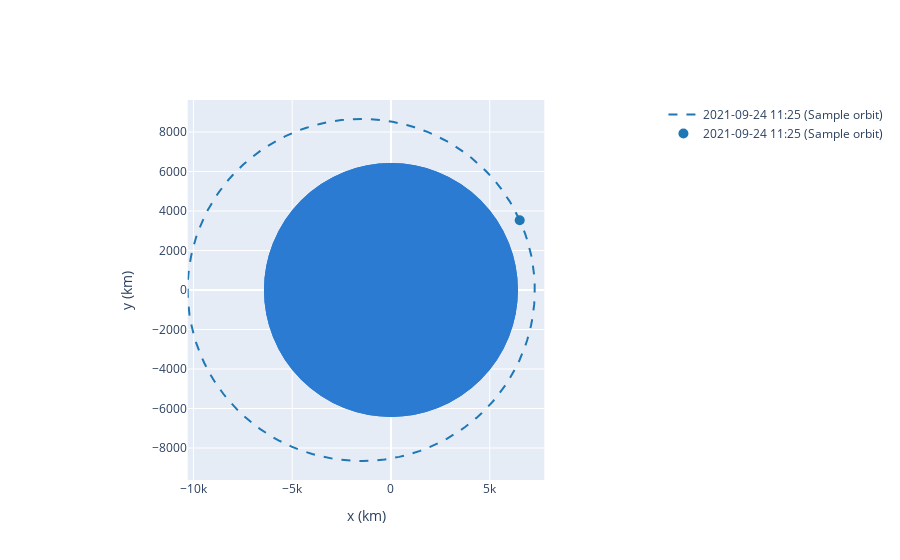

This figure's notebook cell:
### Code cell
ss.plot(label="Sample orbit", interactive=True)

### Figure 1 — Plotly figure (JSON) as saved in the notebook; plotly's stock layout.template omitted (floating-point values rounded to 4 significant figures; data arrays with more than 128 entries replaced by an {"elided": "..."} marker saying what was removed)
{"data": [{"hoverinfo": "none", "line": {"color": "rgb(31, 119, 180)", "dash": "dash", "width": 2}, "mode": "lines", "name": "2021-09-24 11:25 (Sample orbit)", "type": "scatter", "x": {"elided": "150 float values"}, "y": {"elided": "150 float values"}}, {"marker": {"color": "rgb(31, 119, 180)", "size": 10}, "mode": "markers", "name": "2021-09-24 11:25 (Sample orbit)", "type": "scatter", "x": [6519.0], "y": [3532.0]}], "layout": {"autosize": true, "shapes": [{"fillcolor": "#2a7bd1", "line": {"color": "#2a7bd1"}, "opacity": 1, "type": "circle", "x0": -6378.0, "x1": 6378.0, "xref": "x", "y0": -6378.0, "y1": 6378.0, "yref": "y"}, {"fillcolor": "#2a7bd1", "line": {"color": "#2a7bd1"}, "opacity": 1, "type": "circle", "x0": -6378.0, "x1": 6378.0, "xref": "x", "y0": -6378.0, "y1": 6378.0, "yref": "y"}], "xaxis": {"constrain": "domain", "title": {"text": "x (km)"}}, "yaxis": {"scaleanchor": "x", "title": {"text": "y (km)"}}}}
